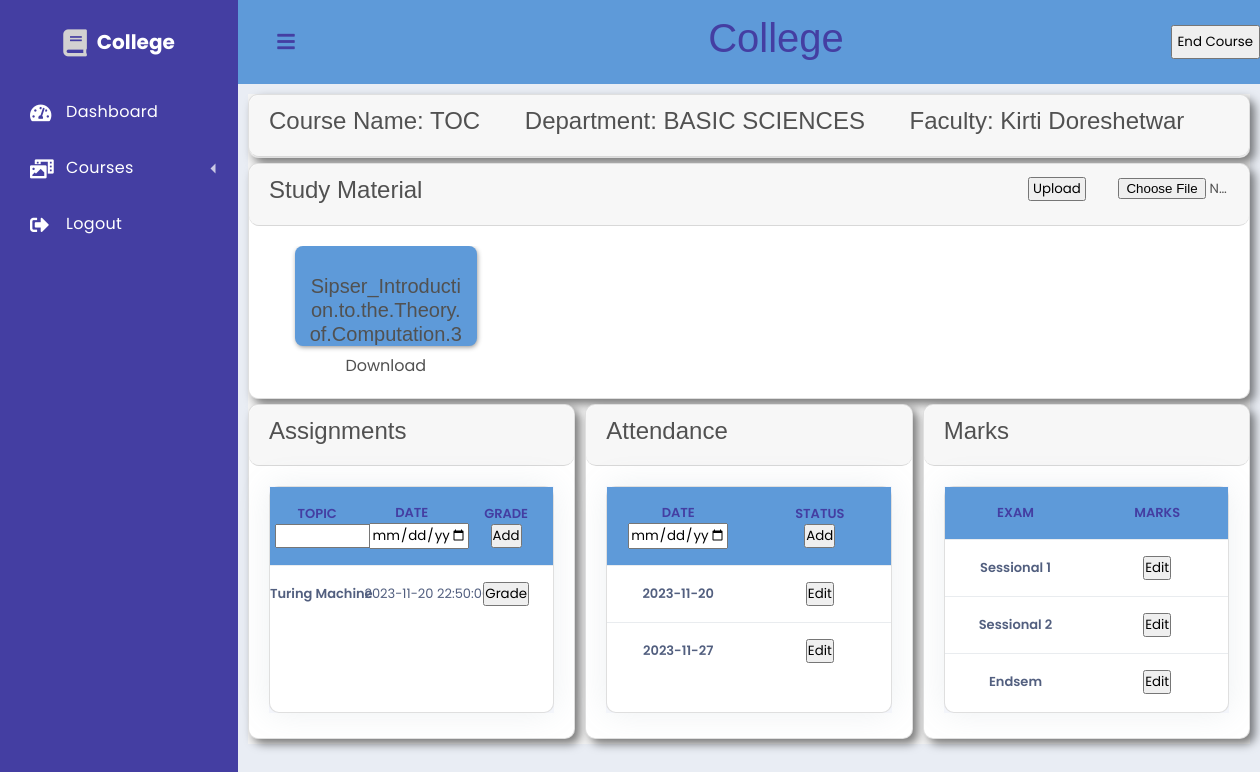
The app's page /public/course.php?course_id=12 (signed in) with its own data.
### tables this page shows
CREATE TABLE `course` (
  `Course_id` int(11) NOT NULL,
  `Course_name` varchar(40) NOT NULL,
  `Dept_name` varchar(40) NOT NULL,
  `Fac_id` int(11) NOT NULL,
  `Credits` int(11) NOT NULL,
  `Open` tinyint(1) NOT NULL DEFAULT 1
);

CREATE TABLE `user` (
  `User_id` int(11) NOT NULL,
  `Username` varchar(50) NOT NULL,
  `Password` varchar(20) NOT NULL,
  `First_name` varchar(20) NOT NULL,
  `Last_name` varchar(20) NOT NULL,
  `Off_id` varchar(20) NOT NULL,
  `Dept_name` varchar(20) NOT NULL,
  `Branch_name` varchar(20) DEFAULT NULL,
  `type` varchar(20) NOT NULL,
  `Semester` int(11) DEFAULT NULL
);

CREATE TABLE `coursematerial` (
  `Course_id` int(11) NOT NULL,
  `Mat_file` varchar(50) NOT NULL,
  `Mat_name` varchar(50) NOT NULL
);

CREATE TABLE `assignments` (
  `Assn_id` int(11) NOT NULL,
  `Assn_name` varchar(50) NOT NULL,
  `Due_time` datetime NOT NULL,
  `Course_id` int(11) NOT NULL,
  `Open` tinyint(1) NOT NULL
);

### src/libs/dashboard.php (called while the page is built, shortened)
<?php
function getuser($user_id)
{
    $sql='
    SELECT *
    FROM user
    Where User_id= :user_id;
    ';
    return make_query($sql,[':user_id'=>$user_id],true,true);
}
function getcoursesadmin()
{
    $sql = '
    Select course.Course_id as course_id, course.Course_name as course_name, CONCAT(user.First_name,\' \',user.Last_name) as faculty_name
    From course inner join user on course.Fac_id=user.User_id
    ';
    return make_query($sql,[],true);
}
$user_id = $_SESSION['user_data']['User_id'];
$user = getuser($user_id);
if($user['type']==='faculty'){
    $user_courses = getcoursesfaculty($user_id);
}
else if($user['type']==='student'){
    $user_courses = getcoursesstudent($user_id);
}
else if($user['type']==='HOD'){
    $user_courses = getcoursesHOD();
}
else if($user['type']==='admin'){
    $user_courses = getcoursesadmin();
}

### src/libs/database.php (called while the page is built, shortened)
<?php
function database(): PDO {
    static $pdo;
    if (!$pdo) {
        $pdo = new PDO(
            sprintf("mysql:host=%s;dbname=%s;charset=UTF8", DB_HOST, DB_NAME),
            DB_USER,
            DB_PASSWORD,
            [PDO::ATTR_ERRMODE => PDO::ERRMODE_EXCEPTION]
        );
    }
    return $pdo;
}
function make_query(string $sql, array $data, bool $need_fetch=false, bool $one_row=false) : array | false {
    $statement = database()->prepare($sql);
    foreach ($data as $key => $value) {
        $statement->bindValue($key, $value);
    }
    $statement->execute();
    if ($need_fetch) {
        $temp = $statement->fetchAll(PDO::FETCH_ASSOC);
        if ($one_row && $temp) {
            return $temp[0];
        } else {
            return $temp;
        }
    } else {
        return false;
    }
}

### src/libs/course.php (called while the page is built, shortened)
<?php
function getCourse($course_id) {
    $sql = '
        SELECT Course_id, Course_name, Fac_id, Credits, First_name as Fac_fname, Last_name as Fac_lname, course.Dept_name
        FROM course
        INNER JOIN user
        ON user.User_id = course.Fac_id
        WHERE Course_id = :course_id
    ';
    return make_query($sql, [':course_id' => $course_id], true, true);
}
function getAssignmentsForFaculty($course_id) {
    $sql = '
        SELECT Assn_name, Due_time, Assn_id
        FROM assignments
        WHERE Course_id = :course_id
    ';
    return make_query($sql, [':course_id' => $course_id], true,false);
}
function getMaterial($course_id) {
    $sql = '
        SELECT *
        FROM coursematerial
        WHERE Course_id = :course_id
    ';
    return make_query($sql, [':course_id' => $course_id], true);
}
function getAttendanceDates($course_id)
{
    $sql = '
        SELECT DISTINCT(Date) as Date
        FROM attendance
        WHERE Course_id = :course_id
    ';
    return make_query($sql, [':course_id' => $course_id], true);
}
$user_type = $_SESSION['user_data']['type'];
if (isset($_GET['course_id'])) {
    $course_id = $_GET['course_id'];
    $course = getCourse($course_id);
}
$material = getMaterial($course_id);
switch($user_type) {
    case 'HOD':
    case 'admin':
        $assignments = getAssignmentsForFaculty($course_id);
        $attendance = getAttendanceDates($course_id);
        break;
}

### public/course.php (the view, shortened to what this page needs)
<?php
require_once __DIR__ . '/../src/libs/course.php';
require_once __DIR__ . '/../src/libs/dashboard.php';
?>
<div class='dashboard'>
    <?= view('navbar'); ?>
    <div class='dashboard-app'>
        <header class='dashboard-toolbar'><a href="#!" class="menu-toggle"><i class="fas fa-bars"></i></a>
            <h1 style="position: absolute;text-align: center;width: 100%;z-index: -1;color: #443ea2;">College</h1>
            <?php if ($user_type !== 'student'): ?>
            <button style="position: absolute;right:0;padding:5px;" onclick="myFunction6()">End Course</button>
            <?php endif ?>
        </header>
        <div class='dashboard-content'>
            <section class="home-section">
                <div class="card">
                    <div class="card-header" style="display: grid;grid-auto-flow:column;grid-template-columns:none;">
                        <h2>
                            Course Name: <?= $course['Course_name'] ?>
                        </h2>
                        <h2>
                            Department: <?= $course['Dept_name'] ?>
                        </h2>
                        <h2>
                            Faculty: <?= $course['Fac_fname'] . ' ' . $course['Fac_lname']?>
                        </h2>
                    </div>
                </div>
                <div class='card'>
                    <div class="card-header" style="grid-template-columns: none;">
                        <h2>Study Material</h2>
                        <?php if ($user_type !== 'student'): ?>
                        <form action='course.php?course_id=<?=$course_id?>' method="post" enctype="multipart/form-data">
                            <button type="submit" style="width: 10%;left:65%;position:relative;cursor:pointer;" id="uploadbut">Upload</button>
                            <input style="width: 20%;left:70%;position:relative;cursor:pointer;" name="course-material" type="file" id="uploadfile">
                        </form>
                        <?php endif?>
                    </div>
                    <div class="card-body">
                        <div class="cardcourses-wrapper">
                            <?php
                            foreach ($material as $mat) {
                                echo <<<END
                                <div class="cardcourses">
                                    <h3>{$mat['Mat_name']}</h3>
                                    <p><a href="uploaded_files/{$mat['Mat_file']}" download>Download</a></p>
                                </div>
                                END;
                            }
                            ?>
                        </div>
                    </div>
                </div>
                <div class="container2">
                    <div class="card">
                    <div class="card-header">
                        <h2>Assignments</h2>
                    </div>
                    <div class="card-body">
                    <div class="pendingassignment">
            <div class="card shadow">
                    <table class="table align-items-center table-flush" style="border-collapse: collapse;text-align:center">
                            <tbody style="display: block;height: 225px;overflow: auto;">
                                <tr style="color: #443ea2;background-color: #5e9ad9;text-transform:uppercase;">
                                <?php
                                    function ifAllowed($str) {
                                        global $user_type;
                                        if ($user_type !== 'student') {
                                            echo $str;
                                        }
                                    }
                                ?>
                                <?= ifAllowed("<form action='course.php?course_id=$course_id' method='post'>") ?>
                                    <th style="text-align: center;padding-left:5px;padding-right:5px;">Topic<br>
                                        <?= ifAllowed('<input type="text" id="newassignmenttopic" name="newassignmenttopic" style="width: 100px;">') ?>
                                    </th>
                                    <th style="text-align: center;padding-left:5px;padding-right:5px;">Date<br>
                                        <?= ifAllowed('<input type="datetime-local" id="newassignmentdate" name="newassignmentdate" style="width: 100px;">') ?>
                                    </th>
                                    <th style="text-align: center;padding-left:5px;padding-right:5px;">Grade<br>
                                        <?= ifAllowed('<button type="submit">Add</button>') ?>
                                    </th>
                                <?= ifAllowed('</form>') ?>
                                            </tr>
                                            <?php
                            foreach ($assignments as $ass) {
                                if ($user_type !== 'student') {
                                    echo <<<END
                                    <tr>
                                        <form action="course.php?course_id=$course_id" method="post">
                                            <input hidden name="action" value="grade_assignment">
                                            <input hidden name="assn_id" value="{$ass['Assn_id']}">
                                            <th scope="row" style="padding-left:0px;padding-right:0px;">
                                                <div class="media align-items-center">
                                                    <div class="media-body">
                                                        <span class="mb-0 text-sm">{$ass['Assn_name']}</span>
                                                    </div>
                                                </div>
                                            </th>
                                            <td style="padding-left:0px;padding-right:0px;">{$ass['Due_time']}</td>
                                            <td style="padding-left:0px;padding-right:0px;"><button type="submit">Grade</button></td>
                                        </form>
                                    </tr>
                                    END;
                                } else if ($ass['Sub_exists']) {
                                    $grade = $ass['Grade'] ? $ass['Grade'] : 'Submitted';
                                    echo <<<END
                                    <tr>
                                        <input hidden name="assn_id" value="{$ass['Assn_id']}">
                                        <th scope="row" style="padding-left:0px;padding-right:0px;">
                                            <div class="media align-items-center">
                                                <div class="media-body">
                                                    <span class="mb-0 text-sm">{$ass['Assn_name']}</span>
                                                </div>
                                            </div>
                                        </th>
                                        <td style="padding-left:0px;padding-right:0px;">{$ass['Due_time']}</td>
                                        <td style="padding-left:0px;padding-right:0px;">$grade</td>
                                    </tr>
                                    END;
                                }
                            }
                            ?>
                                        </tbody>
                                    </table>
                                </div>
                            </div>
                        </div>
                    </div>
                    <div class="card">
                        <div class="card-header">
                            <h2>Attendance</h2>
                        </div>
                        <div class="card-body">
                        <div class="pendingassignment">
            <div class="card shadow">
                    <table class="table align-items-center table-flush" style="border-collapse: collapse;text-align:center;">
                            <tbody style="display: block;height: 225px;overflow: auto;">
                            <tr style="color: #443ea2;background-color: #5e9ad9;text-transform:uppercase;">
                                <th style="text-align: center;padding-left:5px;padding-right:5px;">Date<br>
                                <th style="text-align: center;padding-left:5px;padding-right:5px;">Status<br>
                            </form>
                                </tr>
                                <?php
                                foreach ($attendance as $att) {
                                    switch ($user_type) {
                                        case 'faculty':
                                        case 'HOD':
                                        case 'admin':
                                            $date = $att['Date'];
                                            echo <<<END
                                            <tr>
                                                <form action="course.php?course_id=$course_id" method="post">
                                                    <input hidden name="action" value="edit_attendance">
                                                    <input hidden name="date" value="$date">
                                                    <th>$date</th>
                                                    <td><button type="submit"">Edit</button></td>
                                                </form>
                                            </tr>
                                            END;
                                        break;
                                    }
                                }
                                ?>
            </tbody>
              </table>
        </div>
    </div>
                            </div>
                        </div>
                        <div class="card" >
                        <div class="card-header">
                            <h2>Marks</h2>
                        </div>
                        <div class="card-body">
                        <div class="pendingassignment">
            <div class="card shadow">
                    <table class="table align-items-center table-flush" style="border-collapse: collapse;text-align:center;">
                            <tbody style="display: block;height: 225px;overflow: auto;">
                            <tr style="color: #443ea2;background-color: #5e9ad9;text-transform:uppercase;">
                                    <th style="text-align: center;padding-left:5px;padding-right:5px;">Exam</th>
                                    <th style="text-align: center;padding-left:5px;padding-right:5px;">Marks</th>
                                </tr>
                <?php
                $mark_names = ['Sessional 1', 'Sessional 2', 'Endsem'];
                $column_names = ['Marks_s1', 'Marks_s2', 'Marks_endsem'];
                for ($i = 0; $i < sizeof($mark_names); ++$i) {
                    $mark_name = $mark_names[$i];
                    $column_name = $column_names[$i];
                    switch ($user_type) {
                        case 'faculty':
                        case 'HOD':
                        case 'admin':
                            echo <<<END
                            <tr>
                                <form action="course.php?course_id=$course_id" method="post">
                                    <input hidden name='action' value='edit_marks'>
                                    <input hidden name='type' value='$mark_name'>
                                    <input hidden name='column' value='$column_name'>
                                    <th>$mark_name</th>
                                    <td><button type="submit">Edit</button></td>
                                </form>
                            </tr>
                            END;
                            break;
                    }
                }
                ?>
            </tbody>
              </table>
        </div>
    </div>
                        </div>
                    </div>
                </div>
        </div>
    </div>
</div>

### records on screen
course: Course_name "TOC", Dept_name "BASIC SCIENCES", Fac.First_name "Kirti", Fac.Last_name "Doreshetwar"
coursematerial: Mat_name "Sipser_Introduction.to.the.Theory.of.Computation.3"
assignments: Assn_name "Turing Machine", Due_time "2023-11-20 22:50:00"

### other values on screen
$str "Add Add"
$date "2023-11-20"
$date "2023-11-27"
$mark_name "Sessional 1"
$mark_name "Sessional 2"
$mark_name "Endsem"
